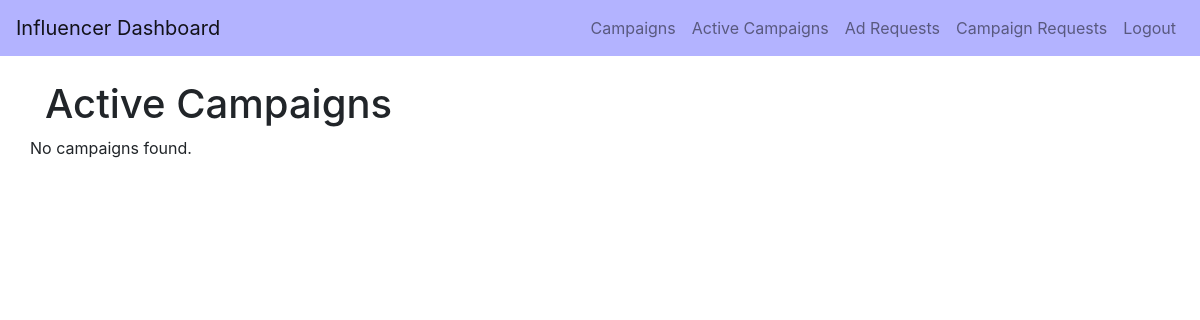
/active_campaigns/tanmay, run on an earlier commit of the app's database.
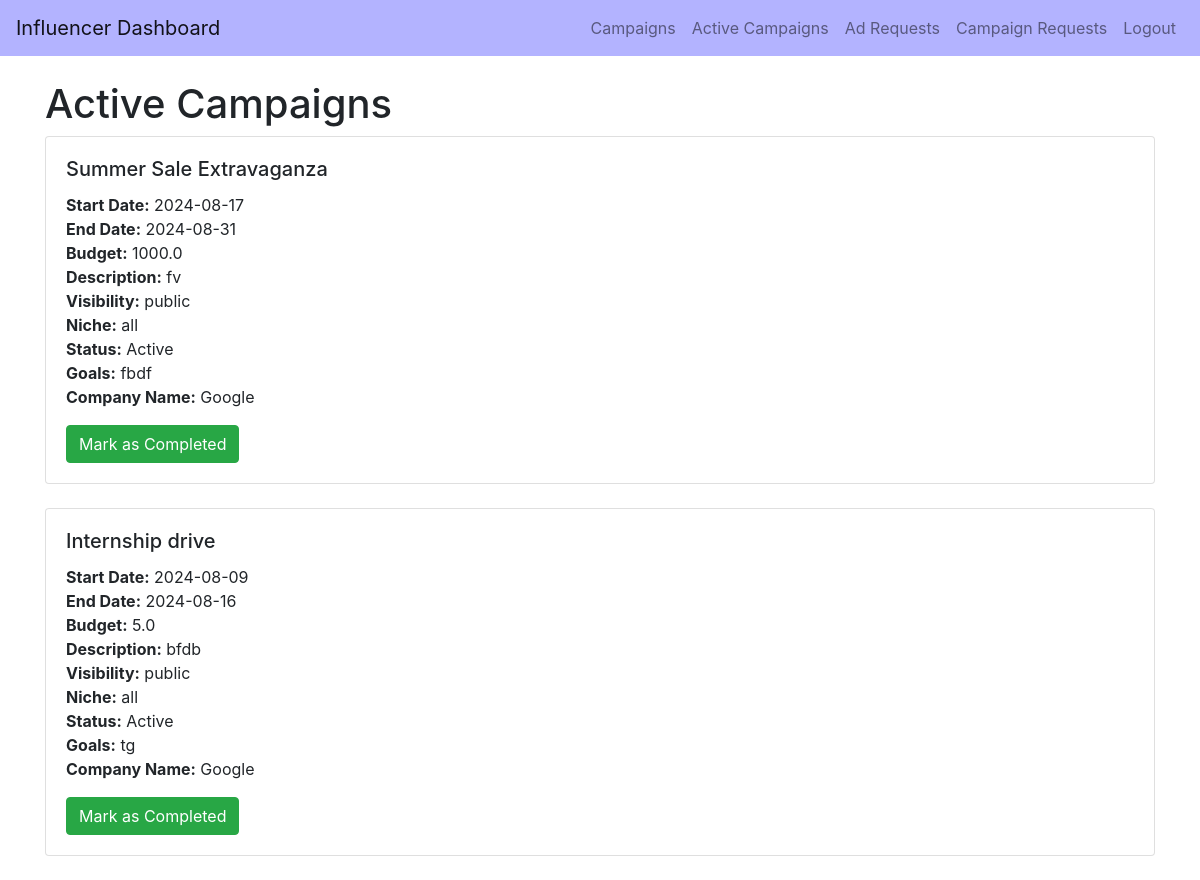
And on a later commit of the database.
### backend/models.py (models this page shows)
class Sponsor(db.Model):
    __tablename__ = 'sponsor'
    id = db.Column(db.Integer, primary_key=True)
    name = db.Column(db.String(100), nullable=False)
    email = db.Column(db.String(150), nullable=False)
    company = db.Column(db.String(100), nullable=False)
    industry = db.Column(db.String(100), nullable=False)
    user_id = db.Column(db.Integer, db.ForeignKey('user.id'), nullable=False)
    user = db.relationship('User', backref='sponsor_user', uselist=False)

class Campaign(db.Model):
    __tablename__ = 'campaign'
    id = db.Column(db.Integer, primary_key=True)
    name = db.Column(db.String(100), nullable=False)
    description = db.Column(db.Text, nullable=False)
    start_date = db.Column(db.Date, nullable=False)
    end_date = db.Column(db.Date, nullable=False)
    budget = db.Column(db.Float, nullable=False)
    visibility = db.Column(db.String(10), nullable=False)  # public, private
    goals = db.Column(db.Text, nullable=False)
    niche = db.Column(db.String(50), nullable=False)
    status = db.Column(db.String(10), nullable=False)
    flagged = db.Column(db.Boolean, default=False, nullable=False)
    user_id = db.Column(db.Integer, db.ForeignKey('user.id'), nullable=False)
    ad_requests = db.relationship('AdRequest', backref='campaigns_ad_requests', cascade="all, delete-orphan")
    campaign_requests = db.relationship('CampaignRequest', backref='campaign_campaign_requests', cascade="all, delete-orphan")

### backend/controller.py (the view)
@app.route('/active_campaigns/<string:username>')
def active_campaigns(username):
    user = User.query.filter_by(username=username).first()
    if user is None:
        return "User not found", 404
    current_influencer = Influencer.query.filter_by(user_id=user.id).first()
    if current_influencer is None:
        return "Influencer not found", 404
    influencer_id = current_influencer.user_id
    active_campaigns = db.session.query(Campaign).join(AdRequest, isouter=True).join(CampaignRequest, isouter=True).filter(
        or_(
            and_(
                AdRequest.influencer_id == current_influencer.id,
                AdRequest.status == "Accepted and Active"
            ),
            and_(
                CampaignRequest.influencer_id == influencer_id,
                CampaignRequest.status == "Accepted and Active"
            )
        ),
        or_(
            and_(
                AdRequest.campaign_id == Campaign.id,
                AdRequest.status == "Accepted and Active"
            ),
            and_(
                CampaignRequest.campaign_id == Campaign.id,
                CampaignRequest.status == "Accepted and Active"
            )
        )
    ).distinct().all()
    campaigns_with_sponsors = []
    for campaign in active_campaigns:
        sponsor_user = User.query.filter_by(id=campaign.user_id).first()
        sponsor_company = 'Unknown'  # Default if no sponsor is found
        if sponsor_user:
            sponsor_sponsor = Sponsor.query.filter_by(user_id=sponsor_user.id).first()
            if sponsor_sponsor:
                sponsor_company = sponsor_sponsor.company
        campaigns_with_sponsors.append({
            'campaign': campaign,
            'sponsor_company': sponsor_company
        })
    return render_template('active_campaigns.html', username=username, campaigns=campaigns_with_sponsors)

### templates/active_campaigns.html (shortened to what this page needs)
<!DOCTYPE html>
<html lang="en">
<head>
    <link href="https://stackpath.bootstrapcdn.com/bootstrap/4.5.2/css/bootstrap.min.css" rel="stylesheet">
</head>
<body>
<nav class="navbar navbar-expand-lg navbar-light" style="background-color: #b3b3ff;">
    <a class="navbar-brand" href="{{ url_for('influencer_dashboard', username=username) }}">Influencer Dashboard</a>
    <div class="collapse navbar-collapse">
        <ul class="navbar-nav ml-auto">
            <li class="nav-item">
                <a class="nav-link" href="{{ url_for('influencer_campaigns', username=username) }}">Campaigns</a>
            </li>
            <li class="nav-item">
                <a class="nav-link" href="{{ url_for('active_campaigns', username=username) }}">Active Campaigns</a>
            </li>
            <li class="nav-item">
                <a class="nav-link" href="{{ url_for('ad_requests', username=username) }}">Ad Requests</a>
            </li>
            <li class="nav-item">
                <a class="nav-link" href="{{ url_for('campaign_requests', username=username) }}">Campaign Requests</a>
            </li>
            <li class="nav-item">
                <a class="nav-link" href="{{ url_for('logout') }}">Logout</a>
            </li>
        </ul>
    </div>
</nav>
<div class="container mt-4">
    <h1>Active Campaigns</h1>
    <div class="row">
        {% if campaigns %}
            {% for item in campaigns %}
                <div class="col-12 mb-4">
                    <div class="card">
                        <div class="card-body">
                            <h5 class="card-title">{{ item.campaign.name }}</h5>
                            <p class="card-text">
                                <strong>Start Date:</strong> {{ item.campaign.start_date }}<br>
                                <strong>End Date:</strong> {{ item.campaign.end_date }}<br>
                                <strong>Budget:</strong> {{ item.campaign.budget }}<br>
                                <strong>Description:</strong> {{ item.campaign.description }}<br>
                                <strong>Visibility:</strong> {{ item.campaign.visibility }}<br>
                                <strong>Niche:</strong> {{ item.campaign.niche }}<br>
                                <strong>Status:</strong> {{ item.campaign.status }}<br>
                                <strong>Goals:</strong> {{ item.campaign.goals }}<br>
                                <strong>Company Name:</strong> {{ item.sponsor_company }}<br>
                            </p>
                            <form action="{{ url_for('mark_campaign_completed', campaign_id=item.campaign.id) }}" method="POST">
                                <button type="submit" class="btn btn-success">Mark as Completed</button>
                            </form>
                        </div>
                    </div>
                </div>
            {% endfor %}
        {% else %}
            <p>No campaigns found.</p>
        {% endif %}
    </div>
</div>
</body>
</html>

What changed in the data, as far as the page shows it:
now on this page (row edited): Sponsor: campaign.name "Summer Sale Extravaganza", campaign.start_date "2024-08-17", campaign.end_date "2024-08-31", campaign.budget "1000.0", campaign.description "fv", campaign.visibility "public", campaign.niche "all", campaign.status "Active", campaign.goals "fbdf", sponsor_company "Google", campaign.name "Internship drive", campaign.start_date "2024-08-09", campaign.end_date "2024-08-16", campaign.budget "5.0", campaign.description "bfdb", campaign.goals "tg"
Also different on the page:
text no longer shown: "No campaigns found."
